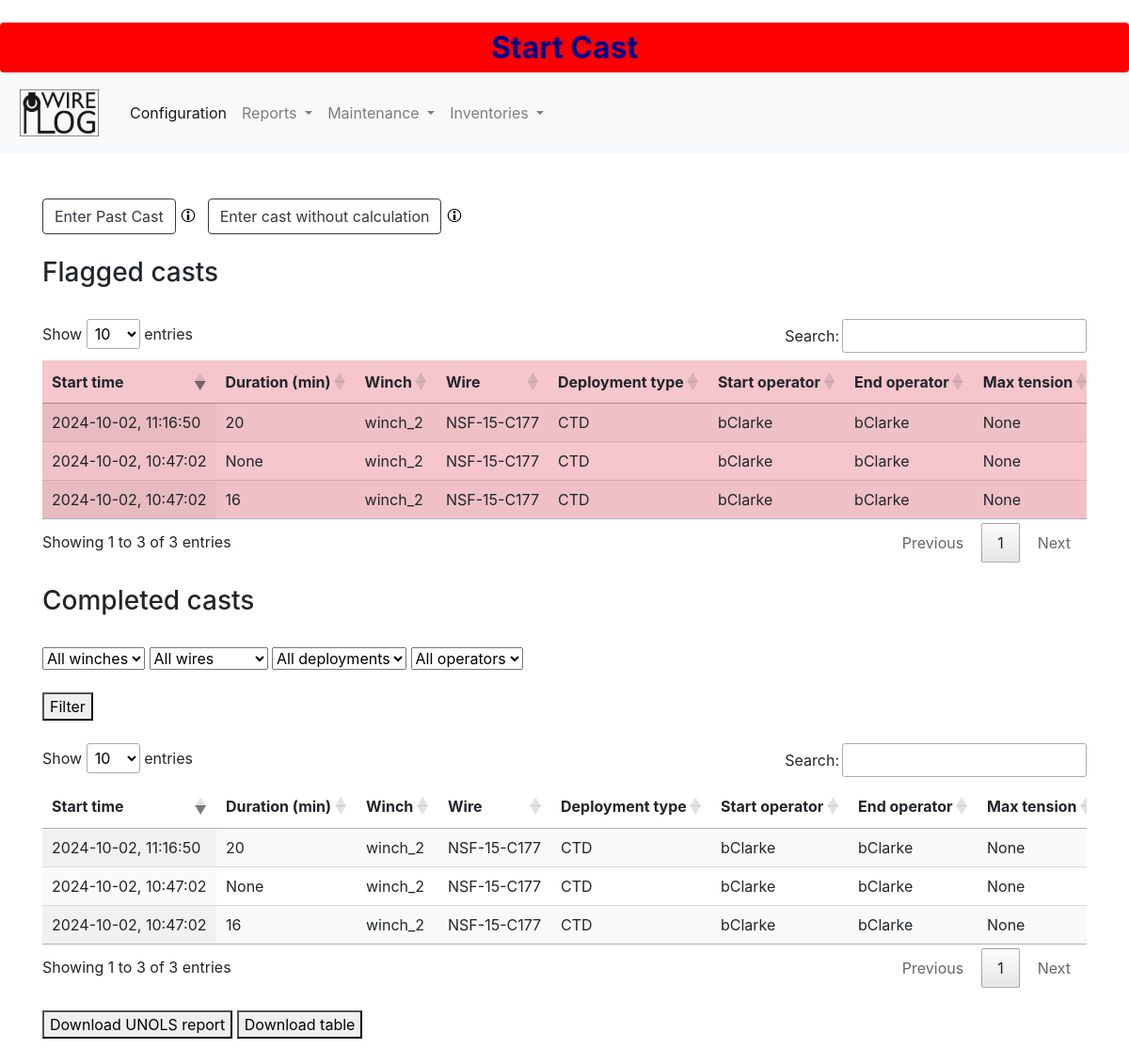
/wwdb/reports/castreport/, run on the app's committed database.
### wwdb/models.py (models this page shows, shortened)
class Cast(models.Model):
    id = models.AutoField(db_column='Id', primary_key=True, blank=True, null=False)
    startoperator = models.ForeignKey('WinchOperator', models.DO_NOTHING, db_column='StartOperatorId', null=True, related_name='startoperatorid', verbose_name="Start operator")
    endoperator = models.ForeignKey('WinchOperator', models.DO_NOTHING, db_column='EndOperatorId', null=True, related_name='endoperatorid', verbose_name='End operator')
    startdate = models.DateTimeField(db_column='StartDate', blank=True, null=True, verbose_name='Start date and time', validators=[MaxValueValidator(limit_value=datetime.today)])
    enddate = models.DateTimeField(db_column='EndDate', blank=True, null=True, verbose_name='End date and time', validators=[MaxValueValidator(limit_value=datetime.today)])
    deploymenttype = models.ForeignKey('Deploymenttype', models.DO_NOTHING, db_column='DeploymentTypeId', null=True, verbose_name='Deployment type')
    wire = models.ForeignKey('Wire', models.DO_NOTHING, db_column='WireId', blank=True, null=True, verbose_name='Wire')
    winch = models.ForeignKey('Winch', models.DO_NOTHING, db_column='WinchId', null=True, verbose_name='Winch')
    notes = models.TextField(db_column='Notes', blank=True, null=True, verbose_name='Notes', validators=[validate_commas])
    maxtension = models.IntegerField(db_column='MaxTension', blank=True, null=True, verbose_name='Max tension')
    maxpayout = models.IntegerField(db_column='MaxPayout', blank=True, null=True, verbose_name='Max payout')
    payoutmaxtension = models.IntegerField(db_column='PayoutMaxTension', blank=True, null=True, verbose_name='Payout at max tension')
    metermaxtension = models.IntegerField(db_column='MeterMaxTension', blank=True, null=True, verbose_name='Meter mark at max tension')
    timemaxtension = models.DateTimeField(db_column='TimeMaxTension', blank=True, null=True, verbose_name='Time at max tension')
    flagforreview = models.BooleanField(db_column='Flagforreview', blank=True, null=True, verbose_name='Flag for review')
    dryendtag = models.IntegerField(db_column='DryEndTag', blank=True, null=True, verbose_name='Dry end tag')
    wetendtag = models.IntegerField(db_column='WetEndTag', blank=True, null=True, verbose_name='Wet end tag')
    wirerinse = models.BooleanField(db_column='Wirerinse', blank=True, null=True, verbose_name='Wire rinse')
    wirelength = models.IntegerField(db_column='WireLength', blank=True, null=True, verbose_name='Wire length')
    factorofsafety = models.FloatField(db_column='FactorofSafety', blank=False, null=True, verbose_name='Factor of safety')
    safeworkingtension = models.FloatField(db_column='SafeWorkingTension', blank=False, null=True, verbose_name='Safe Working tension')
    duration = models.IntegerField(db_column='Duration', blank=True, null=True, verbose_name='Duration')
    class Meta:
        managed = True
        db_table = 'Cast'
        verbose_name_plural = "Cast"
    @property
    def format_startdate(self):
        if self.startdate:
            date=self.startdate
            formatdate=date.strftime("%Y-%m-%d, %H:%M:%S")
            return formatdate
    @property
    def format_timemaxtension(self):
        if not self.timemaxtension:
            return
        date=self.timemaxtension
        formatdate=date.strftime("%Y-%m-%d, %H:%M:%S")
        return formatdate

class Winch(models.Model):
    id = models.AutoField(db_column='Id', primary_key=True, blank=True, null=False)
    name = models.TextField(db_column='Name', blank=True, null=True, verbose_name='Name', validators=[validate_commas])
    ship = models.TextField(db_column='Ship', blank=True, null=True, verbose_name='Ship', validators=[validate_commas])
    institution = models.TextField(db_column='Institution', blank=True, null=True, verbose_name='Institution', validators=[validate_commas])
    manufacturer = models.TextField(db_column='Manufacturer', blank=True, null=True, verbose_name='Manufacturer', validators=[validate_commas])
    status = models.BooleanField(db_column='Status', blank=True, null=True, verbose_name='Status')
    class Meta:
        managed = True
        db_table = 'Winch'
        verbose_name_plural = "Winch"
        ordering = ['name']
    def __str__(self):
        return str(self.name)

class Wire(models.Model):
    id = models.AutoField(db_column='Id', primary_key=True, blank=True, null=False)
    wirerope = models.ForeignKey(WireRopeData, models.DO_NOTHING, db_column='WireRopeId', blank=True, null=True, verbose_name='Wire type')
    manufacturerid = models.TextField(db_column='ManufacturerId', blank=True, null=True, verbose_name='Manufacturer id', validators=[validate_commas])
    nsfid = models.TextField(db_column='NsfId', blank=True, null=True, verbose_name='NSF id', validators=[validate_commas])
    dateacquired = models.DateField(db_column='DateAcquired', blank=True, null=True, verbose_name='Date acquired', validators=[MaxValueValidator(limit_value=date.today)])
    notes = models.TextField(db_column='Notes', blank=True, null=True, verbose_name='notes', validators=[validate_commas])
    status = models.BooleanField(db_column='Status', blank=True, null=True, verbose_name='Active status')
    ownershipstatus = models.ForeignKey(OwnershipStatus, models.DO_NOTHING, db_column='OwnershipStatusId', blank=True, null=True, verbose_name='Ownership status')
    factorofsafety = models.ForeignKey(FactorOfSafety, models.DO_NOTHING, db_column='FactorofSafety', blank=True, null=True, related_name='wirefactorofsafety', verbose_name='Factor of safety')
    dryendtag = models.IntegerField(db_column='DryEndTag', blank=True, null=True, verbose_name='Dry end tag value (m)')
    class Meta:
        managed = True
        db_table = 'Wire'
        verbose_name_plural = "Wire"
    def __str__(self):
        return str(self.nsfid)

class DeploymentType(models.Model):
    id = models.AutoField(db_column='Id', primary_key=True, blank=True, null=False)
    status = models.BooleanField(db_column='Status', blank=True, null=True, verbose_name='Status')
    name = models.TextField(db_column='Name', blank=True, null=True, verbose_name='Name', validators=[validate_commas])
    equipment = models.TextField(db_column='Equipment', blank=True, null=True, verbose_name='Equipment', validators=[validate_commas])
    notes = models.TextField(db_column='Notes', blank=True, null=True, verbose_name='Notes', validators=[validate_commas])
    class Meta:
        managed = True
        db_table = 'DeploymentType'
        verbose_name_plural = "DeploymentType"
        ordering = ['name']
    def __str__(self):
        return str(self.name)

class WinchOperator(models.Model):
    id = models.AutoField(db_column='Id', primary_key=True, blank=True, null=False)
    status = models.BooleanField(db_column='Status', blank=True, null=True, verbose_name='Status')
    firstname = models.TextField(db_column='FirstName', blank=True, null=True, verbose_name='First name', validators=[validate_commas])
    lastname = models.TextField(db_column='LastName', blank=True, null=True, verbose_name='Last name', validators=[validate_commas])
    username = models.TextField(db_column='UserName', blank=True, null=True, verbose_name='User name', validators=[validate_commas])
    class Meta:
        managed = True
        db_table = 'WinchOperator'
        verbose_name_plural = "WinchOperator"
        ordering = ['username']
    def __str__(self):
        return str(self.username)

### wwdb/views.py (the view)
# urls.py: path('reports/castreport/', views.castreport, name='castreport'),
def castreport(request):
    form = CastFilterForm(request.GET)
    casts = Cast.objects.all()
    cast_complete = Cast.objects.filter(maxpayout__isnull=False, maxtension__isnull=False)
    cast_flag = Cast.objects.filter((Q(flagforreview=True) | Q(maxpayout__isnull=True) | Q(maxtension__isnull=True)))
    if form.is_valid():
        casts = Cast.objects.all()
        deploymenttype = form.cleaned_data.get('deploymenttype')
        winch = form.cleaned_data.get('winch')
        startdate = form.cleaned_data.get('startdate')
        enddate = form.cleaned_data.get('enddate')
        wire = form.cleaned_data.get('wire')
        operator = form.cleaned_data.get('operator')
        if deploymenttype:
            casts = casts.filter(deploymenttype=deploymenttype)
        if winch:
            casts = casts.filter(winch=winch)
        if startdate:
            casts = casts.filter(startdate__gte=date_min)
        if enddate:
            casts = casts.filter(enddate__gte=date_max)
        if wire:
            casts = casts.filter(wire=wire)
        if operator:
            casts = casts.filter(Q(startoperator=operator) | Q(endoperator=operator))
        context = {
            'cast_complete': cast_complete,
            'cast_flag': cast_flag,
            'form': form,
            'casts': casts,
           }
    return render(request, 'wwdb/reports/castreport.html', context)

### wwdb/forms.py
class CastFilterForm(forms.Form):
    winch = forms.ModelChoiceField(queryset=Winch.objects.all(), empty_label='All winches', required=False)
    deploymenttype = forms.ModelChoiceField(queryset=DeploymentType.objects.all(), empty_label='All deployments', required=False)
    operator = forms.ModelChoiceField(queryset=WinchOperator.objects.all(), empty_label='All operators', required=False)
    wire = forms.ModelChoiceField(queryset=Wire.objects.all(), empty_label='All wires', required=False)
    startdate = forms.DateTimeField(required=False, widget=forms.DateTimeInput())
    enddate = forms.DateTimeField(required=False, widget=forms.DateTimeInput())

### context_processors.py (called while the page is built)
def cast_context(request):
    return {'last': Cast.objects.last()}

### wwdb/templates/wwdb/reports/castreport.html (shortened to what this page needs)
<!doctype html>
{% extends "wwdb/base.html" %}
{% load static %}
{% block content %}
<button id="caststartend" class="btn btn-outline-wwdb">Enter Past Cast</button>
<img src="{% static 'img/info_icon.png' %}" alt="Example Image" data-toggle="tooltip" data-placement="left" title="Use to retroactively enter a cast and calculate payout and tension from the database">
<button id="castmanualenter" class="btn btn-outline-wwdb">Enter cast without calculation</button>
<img src="{% static 'img/info_icon.png' %}" alt="Example Image" data-toggle="tooltip" data-placement="left" title="Use only if payout and tension need to be manually entered">
{% if cast_flag %}
<h3>Flagged casts</h3>
<table id="table1" class="display table-danger nowrap" style="width:100%">
    <thead>
        <tr>
            <th>Start time</th>
            <th>Duration (min)</th>
            <th>Winch</th>
            <th>Wire</th>
            <th>Deployment type</th>
            <th>Start operator</th>
            <th>End operator</th>
            <th>Max tension</th>
        </tr>
    </thead>
    {% for cast in cast_flag %}
    <tr>
        <td>{{cast.format_startdate}}</td>
        <td>{{cast.duration}}</td>
        <td>{{cast.winch}}</td>
        <td>{{cast.wire}}</td>
        <td>{{cast.deploymenttype}}</td>
        <td>{{cast.startoperator}}</td>
        <td>{{cast.endoperator}}</td>
        <td>{{cast.maxtension}}</td>
    </tr>
    {% endfor %}
</table>
{% endif %}
<br />
<h3>Completed casts</h3>
<br />
<form method="get">
    {{ form.winch }}
    {{ form.wire }}
    {{ form.deploymenttype }}
    {{ form.operator }}
    <button type="submit">Filter</button>
</form>
<table id="table2" class="display nowrap">
    <thead>
        <tr>
            <th>Start time</th>
            <th>Duration (min)</th>
            <th>Winch</th>
            <th>Wire</th>
            <th>Deployment type</th>
            <th>Start operator</th>
            <th>End operator</th>
            <th>Max tension</th>
        </tr>
    </thead>
    {% for cast in casts %}
    <tr>
        <td>{{cast.format_startdate}}</td>
        <td>{{cast.duration}}</td>
        <td>{{cast.winch.name}}</td>
        <td>{{cast.wire}}</td>
        <td>{{cast.deploymenttype}}</td>
        <td>{{cast.startoperator}}</td>
        <td>{{cast.endoperator}}</td>
        <td>{{cast.maxtension}}</td>
    </tr>
    {% endfor %}
</table>
<button id="unolsButton">Download UNOLS report</button>
<button id="tableButton">Download table</button>
{% endblock content %}

### static/css/wwdb.css (style rules this page uses)
.btn-outline-wwdb { color: #343a40; border-color: #343a40; }

### data on the page
Cast: format_startdate "2024-10-02, 10:47:02", duration "None", winch "winch_2", wire "NSF-15-C177", deploymenttype "CTD", startoperator "bClarke", endoperator "bClarke", maxtension "None", winch.name "winch_2"
Cast: format_startdate "2024-10-02, 10:47:02", duration "16", winch "winch_2", wire "NSF-15-C177", deploymenttype "CTD", startoperator "bClarke", endoperator "bClarke", maxtension "None", winch.name "winch_2"
Cast: format_startdate "2024-10-02, 11:16:50", duration "20", winch "winch_2", wire "NSF-15-C177", deploymenttype "CTD", startoperator "bClarke", endoperator "bClarke", maxtension "None", winch.name "winch_2"
